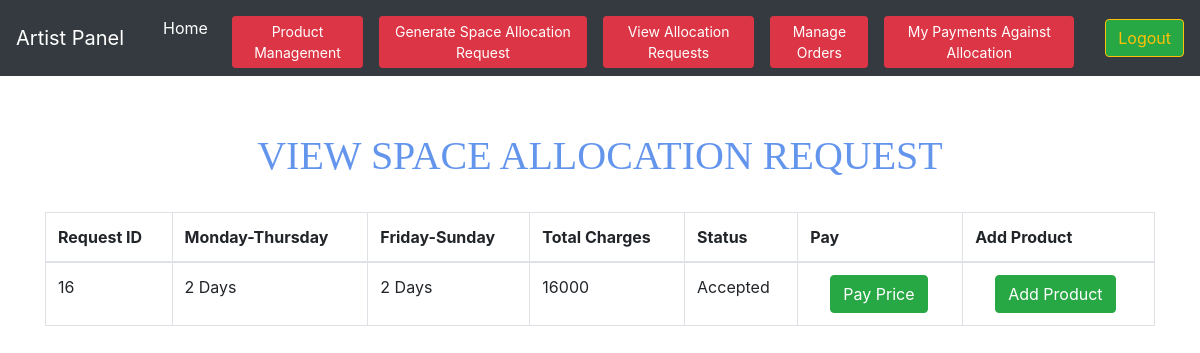
Screenshot of /artist/request.php (signed in) with the database file from the repository.
### tables this page shows
CREATE TABLE `spaceallocation` (
  `spaceid` int(200) NOT NULL,
  `working` varchar(200) NOT NULL,
  `holidays` varchar(200) NOT NULL,
  `product_artist` int(200) NOT NULL,
  `status` varchar(200) NOT NULL
);

### artist/request.php (the view, shortened to what this page needs)
<?php
require '../database.php';
include_once('artistheader.php');
?>
<!DOCTYPE html>
<html>
<head>
</head>
<body>
	<br><br>
	<center>
<div class="container">
<h1>View Space Allocation Request</h1>
<br>
<div class="table-responsive">
<table class="table table-hover table-bordered w-100">
	<thead>
<tr>
<th>Request ID</th>
<th>Monday-Thursday</th>
<th>Friday-Sunday</th>
<th>Total Charges</th>
<th>Status</th>
<th>Pay</th>
<th>Add Product</th>
</tr>
</thead>
<?PHP
	$artist=$_SESSION["artist_id"];
		$query = "SELECT * FROM spaceallocation Inner Join artist ON artist.ArtistID=spaceallocation.product_artist where ArtistID ='$artist'";
			$results=mysqli_query($connection,$query);
				if($results){
				if(mysqli_num_rows($results)){
					while($row = mysqli_fetch_object($results))
					{
						$spaceid = $row->spaceid;
						$holidays = $row->holidays;
						$status = $row->status;
						$working = $row->working;
						$holidayCharges=$holidays*5000;
						$workingdayCharges=$working*3000;
						$totalCharges=$holidayCharges+$workingdayCharges;
						?>
						<tbody>
					<tr>
						<td><?php echo ($spaceid); ?> </td>
						<td><?php echo ($working); ?> Days</td>
						<td><?php echo ($holidays); ?> Days</td>
						<td><?php echo ($totalCharges); ?></td>
						<td><?php echo ($status); ?></td>
						<form method="post" action="payment.php">
						<td><button name="payAmount" class="btn btn-success" style="margin-left:20px;" <?php if($status=="pending"){echo "style='pointer:disabled' disabled";}?>> Pay Price</button></td>
						</form>
						<form method="post" action="addProduct.php">
						<td><button name="productAddition" class="btn btn-success" style="margin-left:20px;" <?php if($status=="pending"){echo "style='pointer:disabled' disabled";}?>> Add Product</button></td>
						</form>
					</tr>
				</tbody>
						<?php
					}
			}else{ echo 'No Record available';}
		}else{ }
?>
</table>
</div>
</div>
</center>
</body>
</html>

### artist/request.php (style rules this page uses)
h1 { text-align: center; text-transform: uppercase; color: cornflowerblue; margin-top: 8px; font-family: ui-sans-serif; }

### rows the page displays
spaceallocation: spaceid "16", working "2", holidays "2", totalCharges "16000", status "Accepted"
